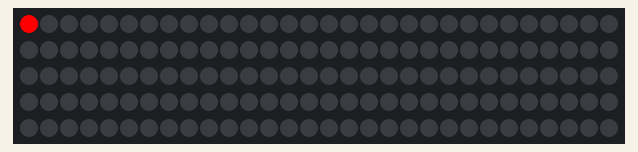
This sketch was run on a simulated Arduino Uno, built with avr-gcc and run on an emulated ATmega328P. Shown: 150 RGB LEDs in strip order, left to right, continuing on the next row.

Above: at 4.82 s.
At 9.16 s:
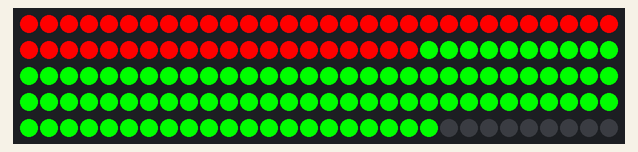
At 15.67 s:
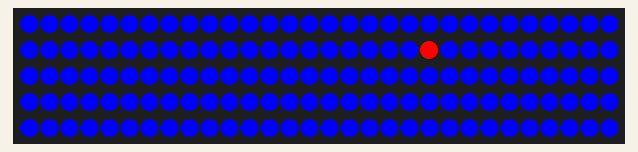
At 22.18 s:
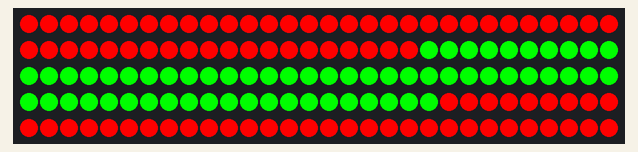
At 30.87 s:
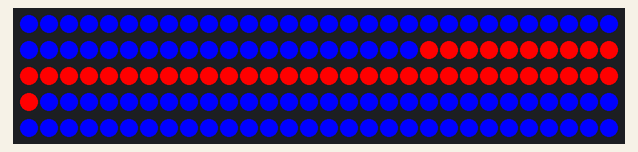
At 39.55 s:
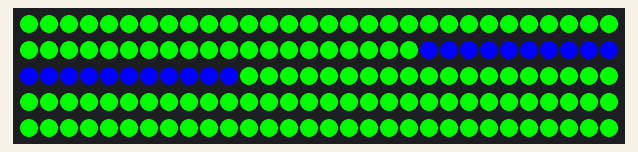

The sketch:

Starter.ino
```cpp
#include <FastLED.h>

// How many leds in your strip?
#define NUM_LEDS 150

// For led chips like Neopixels, which have a data line, ground, and power, you just
// need to define DATA_PIN.  For led chipsets that are SPI based (four wires - data, clock,
// ground, and power), like the LPD8806 define both DATA_PIN and CLOCK_PIN
#define DATA_PIN 3
#define CLOCK_PIN 13

// Define the array of leds
CRGB leds[NUM_LEDS];

void setup() {
      // Uncomment/edit one of the following lines for your leds arrangement.
      // FastLED.addLeds<TM1803, DATA_PIN, RGB>(leds, NUM_LEDS);
      // FastLED.addLeds<TM1804, DATA_PIN, RGB>(leds, NUM_LEDS);
      // FastLED.addLeds<TM1809, DATA_PIN, RGB>(leds, NUM_LEDS);
//       FastLED.addLeds<WS2811, DATA_PIN, BRG>(leds, NUM_LEDS);
      // FastLED.addLeds<WS2812, DATA_PIN, RGB>(leds, NUM_LEDS);
//       FastLED.addLeds<WS2812B, DATA_PIN, RGB>(leds, NUM_LEDS);
  	  FastLED.addLeds<NEOPIXEL, DATA_PIN>(leds, NUM_LEDS);
      // FastLED.addLeds<APA104, DATA_PIN, RGB>(leds, NUM_LEDS);
      // FastLED.addLeds<UCS1903, DATA_PIN, RGB>(leds, NUM_LEDS);
      // FastLED.addLeds<UCS1903B, DATA_PIN, RGB>(leds, NUM_LEDS);
      // FastLED.addLeds<GW6205, DATA_PIN, RGB>(leds, NUM_LEDS);
      // FastLED.addLeds<GW6205_400, DATA_PIN, RGB>(leds, NUM_LEDS);

      // FastLED.addLeds<WS2801, RGB>(leds, NUM_LEDS);
      // FastLED.addLeds<SM16716, RGB>(leds, NUM_LEDS);
      // FastLED.addLeds<LPD8806, RGB>(leds, NUM_LEDS);
      // FastLED.addLeds<P9813, RGB>(leds, NUM_LEDS);
      // FastLED.addLeds<APA102, RGB>(leds, NUM_LEDS);
      // FastLED.addLeds<DOTSTAR, RGB>(leds, NUM_LEDS);

      // FastLED.addLeds<WS2801, DATA_PIN, CLOCK_PIN, RGB>(leds, NUM_LEDS);
      // FastLED.addLeds<SM16716, DATA_PIN, CLOCK_PIN, RGB>(leds, NUM_LEDS);
      // FastLED.addLeds<LPD8806, DATA_PIN, CLOCK_PIN, RGB>(leds, NUM_LEDS);
      // FastLED.addLeds<P9813, DATA_PIN, CLOCK_PIN, RGB>(leds, NUM_LEDS);
      // FastLED.addLeds<APA102, DATA_PIN, CLOCK_PIN, RGB>(leds, NUM_LEDS);
      // FastLED.addLeds<DOTSTAR, DATA_PIN, CLOCK_PIN, RGB>(leds, NUM_LEDS);
//      int colours [3] = { 0, 0, 0 };
}

void light(int LEDnum, int red, int green, int blue) {
  // inefficient, but it is a good way to avoind ponters for now
//  int singles [50];
//  for (int i = 0; i < 50; i++) {
//    singles[i] = i;
//  }

//  if (std::find(std::begin(ourArray), std::end(ourArray), 99) != std::end(ourArray))
//  {
//    // Do stuff
//  }
  if(LEDnum < 50) {
    leds[LEDnum].setRGB(green, blue, red);
  } else {
    leds[LEDnum].setRGB(red, green, blue);
  }
  FastLED.show();
}

void loop() {
  int colours [3] = { 0, 0, 0 };
  int j = 0;


  while(true) {
    for (int i = 0; i < NUM_LEDS; i++) {
      light(i, colours[0], colours[1], colours[2]);
      delay(25);
    }

    if (j >= 2) {
      colours[j] = 0;
      j = 0;
      colours[j] = 255;
    }
    else {
      colours[j] = 0;
      j++;
      colours[j] = 255;
    }
  }

//  // Turn the LED on, then pause
//  leds[0] = CRGB::Red;
//  FastLED.show();
//  delay(500);
//  // Now turn the LED off, then pause
//  leds[0] = CRGB::Black;
//  FastLED.show();
//  delay(500);
}
```
